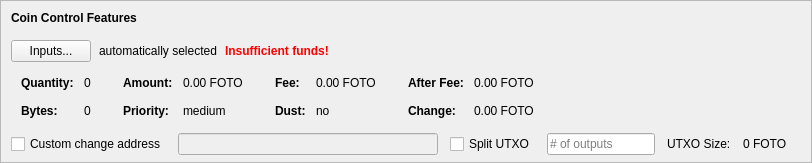
    <widget class="QFrame" name="frameCoinControl">
     <property name="sizePolicy">
      <sizepolicy hsizetype="Expanding" vsizetype="Expanding">
       <horstretch>0</horstretch>
       <verstretch>0</verstretch>
      </sizepolicy>
     </property>
     <property name="maximumSize">
      <size>
       <width>16777215</width>
       <height>16777215</height>
      </size>
     </property>
     <property name="frameShape">
      <enum>QFrame::StyledPanel</enum>
     </property>
     <property name="frameShadow">
      <enum>QFrame::Sunken</enum>
     </property>
     <layout class="QVBoxLayout" name="verticalLayoutCoinControl2">
      <property name="spacing">
       <number>0</number>
      </property>
      <property name="leftMargin">
       <number>0</number>
      </property>
      <property name="topMargin">
       <number>0</number>
      </property>
      <property name="rightMargin">
       <number>0</number>
      </property>
      <property name="bottomMargin">
       <number>6</number>
      </property>
      <item>
       <layout class="QVBoxLayout" name="verticalLayoutCoinControl" stretch="0,0,0,0,1">
        <property name="spacing">
         <number>0</number>
        </property>
        <property name="leftMargin">
         <number>10</number>
        </property>
        <property name="topMargin">
         <number>10</number>
        </property>
        <item>
         <layout class="QHBoxLayout" name="horizontalLayoutCoinControl1">
          <property name="bottomMargin">
           <number>15</number>
          </property>
          <item>
           <widget class="QLabel" name="labelCoinControlFeatures">
            <property name="sizePolicy">
             <sizepolicy hsizetype="Preferred" vsizetype="Maximum">
              <horstretch>0</horstretch>
              <verstretch>0</verstretch>
             </sizepolicy>
            </property>
            <property name="font">
             <font>
              <weight>75</weight>
              <bold>true</bold>
             </font>
            </property>
            <property name="styleSheet">
             <string notr="true">font-weight:bold;</string>
            </property>
            <property name="text">
             <string>Coin Control Features</string>
            </property>
           </widget>
          </item>
         </layout>
        </item>
        <item>
         <layout class="QHBoxLayout" name="horizontalLayoutCoinControl2" stretch="0,0,0,0">
          <property name="spacing">
           <number>8</number>
          </property>
          <property name="bottomMargin">
           <number>10</number>
          </property>
          <item>
           <widget class="QPushButton" name="pushButtonCoinControl">
            <property name="styleSheet">
             <string notr="true"/>
            </property>
            <property name="text">
             <string>Inputs...</string>
            </property>
            <property name="autoDefault">
             <bool>false</bool>
            </property>
           </widget>
          </item>
          <item>
           <widget class="QLabel" name="labelCoinControlAutomaticallySelected">
            <property name="text">
             <string>automatically selected</string>
            </property>
            <property name="margin">
             <number>5</number>
            </property>
           </widget>
          </item>
          <item>
           <widget class="QLabel" name="labelCoinControlInsuffFunds">
            <property name="font">
             <font>
              <weight>75</weight>
              <bold>true</bold>
             </font>
            </property>
            <property name="styleSheet">
             <string notr="true">color:red;font-weight:bold;</string>
            </property>
            <property name="text">
             <string>Insufficient funds!</string>
            </property>
            <property name="margin">
             <number>5</number>
            </property>
           </widget>
          </item>
          <item>
           <spacer name="horizontalSpacerCoinControl">
            <property name="orientation">
             <enum>Qt::Horizontal</enum>
            </property>
            <property name="sizeHint" stdset="0">
             <size>
              <width>40</width>
              <height>1</height>
             </size>
            </property>
           </spacer>
          </item>
         </layout>
        </item>
        <item>
         <widget class="QWidget" name="widgetCoinControl" native="true">
          <property name="sizePolicy">
           <sizepolicy hsizetype="Preferred" vsizetype="Preferred">
            <horstretch>0</horstretch>
            <verstretch>0</verstretch>
           </sizepolicy>
          </property>
          <property name="minimumSize">
           <size>
            <width>0</width>
            <height>0</height>
           </size>
          </property>
          <property name="styleSheet">
           <string notr="true"/>
          </property>
          <layout class="QHBoxLayout" name="horizontalLayoutCoinControl5">
           <property name="leftMargin">
            <number>0</number>
           </property>
           <property name="topMargin">
            <number>0</number>
           </property>
           <property name="rightMargin">
            <number>0</number>
           </property>
           <property name="bottomMargin">
            <number>0</number>
           </property>
           <item>
            <layout class="QHBoxLayout" name="horizontalLayoutCoinControl3" stretch="0,0,0,1">
             <property name="spacing">
              <number>20</number>
             </property>
             <property name="topMargin">
              <number>0</number>
             </property>
             <property name="bottomMargin">
              <number>10</number>
             </property>
             <item>
              <layout class="QFormLayout" name="formLayoutCoinControl1">
               <property name="horizontalSpacing">
                <number>10</number>
               </property>
               <property name="verticalSpacing">
                <number>14</number>
               </property>
               <property name="leftMargin">
                <number>10</number>
               </property>
               <property name="topMargin">
                <number>4</number>
               </property>
               <property name="rightMargin">
                <number>6</number>
               </property>
               <item row="0" column="0">
                <widget class="QLabel" name="labelCoinControlQuantityText">
                 <property name="font">
                  <font>
                   <weight>75</weight>
                   <bold>true</bold>
                  </font>
                 </property>
                 <property name="text">
                  <string>Quantity:</string>
                 </property>
                 <property name="margin">
                  <number>0</number>
                 </property>
                </widget>
               </item>
               <item row="0" column="1">
                <widget class="QLabel" name="labelCoinControlQuantity">
                 <property name="cursor">
                  <cursorShape>IBeamCursor</cursorShape>
                 </property>
                 <property name="contextMenuPolicy">
                  <enum>Qt::ActionsContextMenu</enum>
                 </property>
                 <property name="text">
                  <string notr="true">0</string>
                 </property>
                 <property name="margin">
                  <number>0</number>
                 </property>
                 <property name="textInteractionFlags">
                  <set>Qt::LinksAccessibleByMouse|Qt::TextSelectableByKeyboard|Qt::TextSelectableByMouse</set>
                 </property>
                </widget>
               </item>
               <item row="1" column="0">
                <widget class="QLabel" name="labelCoinControlBytesText">
                 <property name="font">
                  <font>
                   <weight>75</weight>
                   <bold>true</bold>
                  </font>
                 </property>
                 <property name="text">
                  <string>Bytes:</string>
                 </property>
                </widget>
               </item>
               <item row="1" column="1">
                <widget class="QLabel" name="labelCoinControlBytes">
                 <property name="cursor">
                  <cursorShape>IBeamCursor</cursorShape>
                 </property>
                 <property name="contextMenuPolicy">
                  <enum>Qt::ActionsContextMenu</enum>
                 </property>
                 <property name="text">
                  <string notr="true">0</string>
                 </property>
                 <property name="textInteractionFlags">
                  <set>Qt::LinksAccessibleByMouse|Qt::TextSelectableByKeyboard|Qt::TextSelectableByMouse</set>
                 </property>
                </widget>
               </item>
              </layout>
             </item>
             <item>
              <layout class="QFormLayout" name="formLayoutCoinControl2">
               <property name="horizontalSpacing">
                <number>10</number>
               </property>
               <property name="verticalSpacing">
                <number>14</number>
               </property>
               <property name="leftMargin">
                <number>6</number>
               </property>
               <property name="topMargin">
                <number>4</number>
               </property>
               <property name="rightMargin">
                <number>6</number>
               </property>
               <item row="0" column="0">
                <widget class="QLabel" name="labelCoinControlAmountText">
                 <property name="font">
                  <font>
                   <weight>75</weight>
                   <bold>true</bold>
                  </font>
                 </property>
                 <property name="text">
                  <string>Amount:</string>
                 </property>
                 <property name="margin">
                  <number>0</number>
                 </property>
                </widget>
               </item>
               <item row="0" column="1">
                <widget class="QLabel" name="labelCoinControlAmount">
                 <property name="cursor">
                  <cursorShape>IBeamCursor</cursorShape>
                 </property>
                 <property name="contextMenuPolicy">
                  <enum>Qt::ActionsContextMenu</enum>
                 </property>
                 <property name="text">
                  <string notr="true">0.00 FOTO</string>
                 </property>
                 <property name="textInteractionFlags">
                  <set>Qt::LinksAccessibleByMouse|Qt::TextSelectableByKeyboard|Qt::TextSelectableByMouse</set>
                 </property>
                </widget>
               </item>
               <item row="1" column="0">
                <widget class="QLabel" name="labelCoinControlPriorityText">
                 <property name="font">
                  <font>
                   <weight>75</weight>
                   <bold>true</bold>
                  </font>
                 </property>
                 <property name="text">
                  <string>Priority:</string>
                 </property>
                </widget>
               </item>
               <item row="1" column="1">
                <widget class="QLabel" name="labelCoinControlPriority">
                 <property name="cursor">
                  <cursorShape>IBeamCursor</cursorShape>
                 </property>
                 <property name="contextMenuPolicy">
                  <enum>Qt::ActionsContextMenu</enum>
                 </property>
                 <property name="text">
                  <string>medium</string>
                 </property>
                 <property name="textInteractionFlags">
                  <set>Qt::LinksAccessibleByMouse|Qt::TextSelectableByKeyboard|Qt::TextSelectableByMouse</set>
                 </property>
                </widget>
               </item>
              </layout>
             </item>
             <item>
              <layout class="QFormLayout" name="formLayoutCoinControl3">
               <property name="horizontalSpacing">
                <number>10</number>
               </property>
               <property name="verticalSpacing">
                <number>14</number>
               </property>
               <property name="leftMargin">
                <number>6</number>
               </property>
               <property name="topMargin">
                <number>4</number>
               </property>
               <property name="rightMargin">
                <number>6</number>
               </property>
               <item row="0" column="0">
                <widget class="QLabel" name="labelCoinControlFeeText">
                 <property name="font">
                  <font>
                   <weight>75</weight>
                   <bold>true</bold>
                  </font>
                 </property>
                 <property name="text">
                  <string>Fee:</string>
                 </property>
                 <property name="margin">
                  <number>0</number>
                 </property>
                </widget>
               </item>
               <item row="0" column="1">
                <widget class="QLabel" name="labelCoinControlFee">
                 <property name="cursor">
                  <cursorShape>IBeamCursor</cursorShape>
                 </property>
                 <property name="contextMenuPolicy">
                  <enum>Qt::ActionsContextMenu</enum>
                 </property>
                 <property name="text">
                  <string notr="true">0.00 FOTO</string>
                 </property>
                 <property name="textInteractionFlags">
                  <set>Qt::LinksAccessibleByMouse|Qt::TextSelectableByKeyboard|Qt::TextSelectableByMouse</set>
                 </property>
                </widget>
               </item>
               <item row="1" column="0">
                <widget class="QLabel" name="labelCoinControlLowOutputText">
                 <property name="font">
                  <font>
                   <weight>75</weight>
                   <bold>true</bold>
                  </font>
                 </property>
                 <property name="text">
                  <string>Dust:</string>
                 </property>
                </widget>
               </item>
               <item row="1" column="1">
                <widget class="QLabel" name="labelCoinControlLowOutput">
                 <property name="cursor">
                  <cursorShape>IBeamCursor</cursorShape>
                 </property>
                 <property name="contextMenuPolicy">
                  <enum>Qt::ActionsContextMenu</enum>
                 </property>
                 <property name="text">
                  <string>no</string>
                 </property>
                 <property name="textInteractionFlags">
                  <set>Qt::LinksAccessibleByMouse|Qt::TextSelectableByKeyboard|Qt::TextSelectableByMouse</set>
                 </property>
                </widget>
               </item>
              </layout>
             </item>
             <item>
              <layout class="QFormLayout" name="formLayoutCoinControl4">
               <property name="horizontalSpacing">
                <number>10</number>
               </property>
               <property name="verticalSpacing">
                <number>14</number>
               </property>
               <property name="leftMargin">
                <number>6</number>
               </property>
               <property name="topMargin">
                <number>4</number>
               </property>
               <property name="rightMargin">
                <number>6</number>
               </property>
               <item row="0" column="0">
                <widget class="QLabel" name="labelCoinControlAfterFeeText">
                 <property name="font">
                  <font>
                   <weight>75</weight>
                   <bold>true</bold>
                  </font>
                 </property>
                 <property name="text">
                  <string>After Fee:</string>
                 </property>
                 <property name="margin">
                  <number>0</number>
                 </property>
                </widget>
               </item>
               <item row="0" column="1">
                <widget class="QLabel" name="labelCoinControlAfterFee">
                 <property name="cursor">
                  <cursorShape>IBeamCursor</cursorShape>
                 </property>
                 <property name="contextMenuPolicy">
                  <enum>Qt::ActionsContextMenu</enum>
                 </property>
                 <property name="text">
                  <string notr="true">0.00 FOTO</string>
                 </property>
                 <property name="textInteractionFlags">
                  <set>Qt::LinksAccessibleByMouse|Qt::TextSelectableByKeyboard|Qt::TextSelectableByMouse</set>
                 </property>
                </widget>
               </item>
               <item row="1" column="0">
                <widget class="QLabel" name="labelCoinControlChangeText">
                 <property name="font">
                  <font>
                   <weight>75</weight>
                   <bold>true</bold>
                  </font>
                 </property>
                 <property name="text">
                  <string>Change:</string>
                 </property>
                </widget>
               </item>
               <item row="1" column="1">
                <widget class="QLabel" name="labelCoinControlChange">
                 <property name="cursor">
                  <cursorShape>IBeamCursor</cursorShape>
                 </property>
                 <property name="contextMenuPolicy">
                  <enum>Qt::ActionsContextMenu</enum>
                 </property>
                 <property name="text">
                  <string notr="true">0.00 FOTO</string>
                 </property>
                 <property name="textInteractionFlags">
                  <set>Qt::LinksAccessibleByMouse|Qt::TextSelectableByKeyboard|Qt::TextSelectableByMouse</set>
                 </property>
                </widget>
               </item>
              </layout>
             </item>
            </layout>
           </item>
          </layout>
         </widget>
        </item>
        <item>
         <layout class="QHBoxLayout" name="horizontalLayoutCoinControl4" stretch="0,0,0,0,0,0,0">
          <property name="spacing">
           <number>12</number>
          </property>
          <property name="sizeConstraint">
           <enum>QLayout::SetDefaultConstraint</enum>
          </property>
          <property name="topMargin">
           <number>5</number>
          </property>
          <property name="rightMargin">
           <number>5</number>
          </property>
          <item>
           <widget class="QCheckBox" name="checkBoxCoinControlChange">
            <property name="toolTip">
             <string>If this is activated, but the change address is empty or invalid, change will be sent to a newly generated address.</string>
            </property>
            <property name="text">
             <string>Custom change address</string>
            </property>
           </widget>
          </item>
          <item>
           <widget class="QValidatedLineEdit" name="lineEditCoinControlChange">
            <property name="enabled">
             <bool>false</bool>
            </property>
            <property name="sizePolicy">
             <sizepolicy hsizetype="Expanding" vsizetype="Fixed">
              <horstretch>0</horstretch>
              <verstretch>0</verstretch>
             </sizepolicy>
            </property>
           </widget>
          </item>
          <item>
           <widget class="QCheckBox" name="splitBlockCheckBox">
            <property name="text">
             <string>Split UTXO</string>
            </property>
           </widget>
          </item>
          <item>
           <widget class="QLineEdit" name="splitBlockLineEdit">
            <property name="sizePolicy">
             <sizepolicy hsizetype="Fixed" vsizetype="Fixed">
              <horstretch>50</horstretch>
              <verstretch>0</verstretch>
             </sizepolicy>
            </property>
            <property name="placeholderText">
             <string># of outputs</string>
            </property>
           </widget>
          </item>
          <item>
           <widget class="QLabel" name="labelBlockSizeText">
            <property name="text">
             <string>UTXO Size:</string>
            </property>
           </widget>
          </item>
          <item>
           <widget class="QLabel" name="labelBlockSize">
            <property name="text">
             <string>0 FOTO</string>
            </property>
           </widget>
          </item>
          <item>
           <widget class="QLabel" name="labelCoinControlChangeLabel">
            <property name="sizePolicy">
             <sizepolicy hsizetype="Preferred" vsizetype="Expanding">
              <horstretch>0</horstretch>
              <verstretch>0</verstretch>
             </sizepolicy>
            </property>
            <property name="minimumSize">
             <size>
              <width>0</width>
              <height>0</height>
             </size>
            </property>
            <property name="text">
             <string/>
            </property>
            <property name="margin">
             <number>3</number>
            </property>
           </widget>
          </item>
         </layout>
        </item>
        <item>
         <spacer name="verticalSpacerCoinControl">
          <property name="orientation">
           <enum>Qt::Vertical</enum>
          </property>
          <property name="sizeHint" stdset="0">
           <size>
            <width>800</width>
            <height>1</height>
           </size>
          </property>
         </spacer>
        </item>
       </layout>
      </item>
     </layout>
    </widget>
